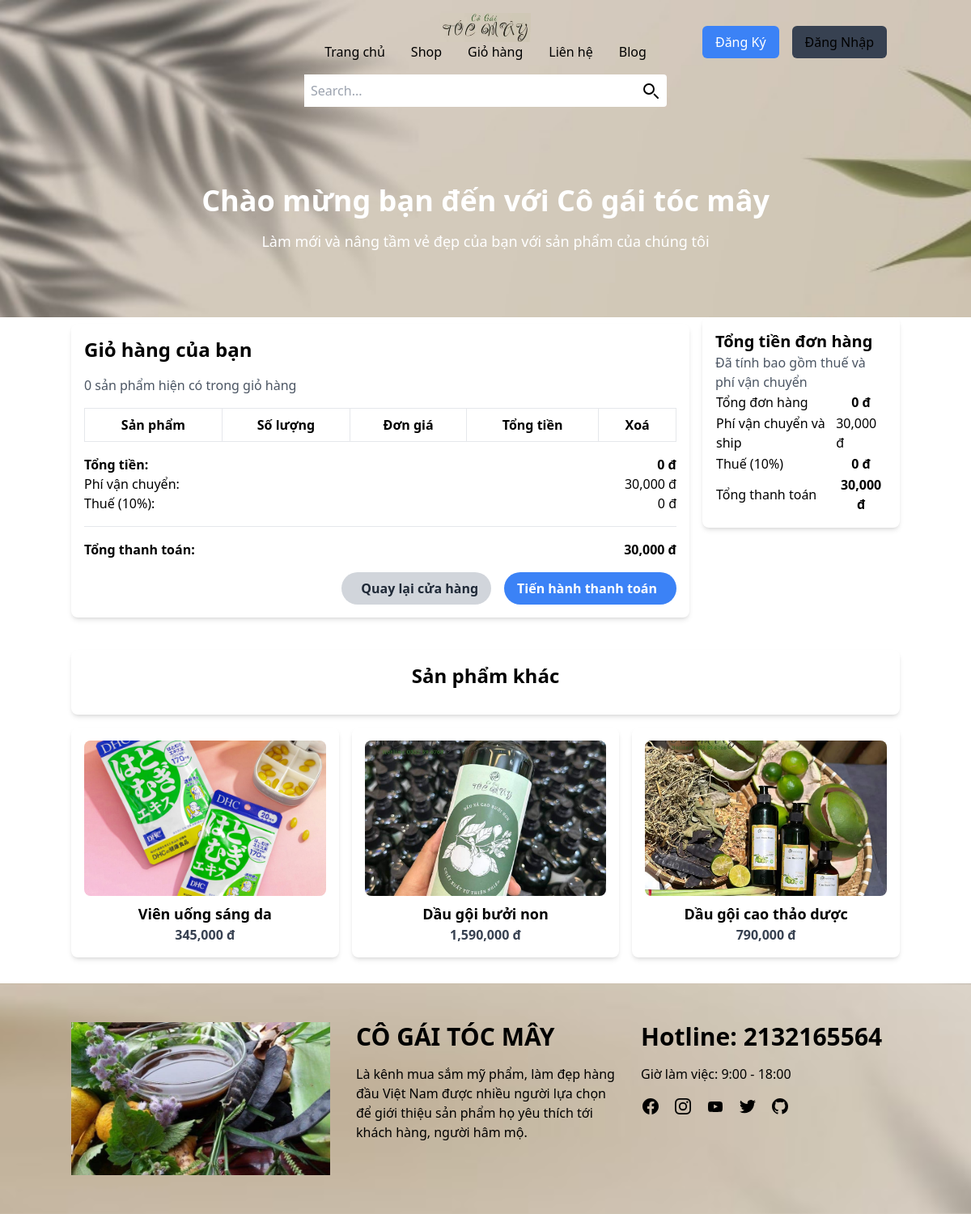
Page /giohang.php on the committed database.
### tables this page shows
CREATE TABLE `products` (
  `product_id` int(10) NOT NULL,
  `p_cat_id` int(10) NOT NULL,
  `cat_id` int(10) NOT NULL,
  `manufacturer_id` int(10) NOT NULL,
  `date` timestamp NOT NULL DEFAULT current_timestamp() ON UPDATE current_timestamp(),
  `product_title` text NOT NULL,
  `product_img` text NOT NULL,
  `product_price` int(10) NOT NULL,
  `product_keywords` text NOT NULL,
  `product_desc` text NOT NULL
);

### functions/functions.php (called while the page is built, shortened)
<?php
function getRealIpUser()
{
    switch (true) {
        default:
            return $_SERVER['REMOTE_ADDR'];
    }
}
        ?>

### giohang.php (the view, shortened to what this page needs)
<?php
include("includes/header.php");
?>
<div id="content" class="container mx-auto">
    <div class="grid grid-cols-12 gap-4">
        <div id="cart" class="col-span-12 lg:col-span-9 my-2">
            <div class="box p-4 bg-white rounded-lg shadow-md">
                <form action="order.php" method="post">
                    <h1 class="text-2xl font-semibold mb-4">Giỏ hàng của bạn</h1>
                    <?php
                    $ip_add = getRealIpUser();
                    $select_cart = "SELECT * FROM cart WHERE ip_add='$ip_add'";
                    $run_cart = mysqli_query($conn, $select_cart);
                    $count = mysqli_num_rows($run_cart);
                    ?>
                    <p class="text-gray-600 mb-4"><?php echo $count; ?> sản phẩm hiện có trong giỏ hàng</p>
                    <div class="table-responsive">
                        <table class="w-full border-collapse border">
                            <thead>
                                <tr>
                                    <th class="border px-4 py-2">Sản phẩm</th>
                                    <th class="border px-4 py-2">Số lượng</th>
                                    <th class="border px-4 py-2">Đơn giá</th>
                                    <th class="border px-4 py-2">Tổng tiền</th>
                                    <th class="border px-4 py-2">Xoá</th>
                                </tr>
                            </thead>
                                <?php
                                $total = 0;
                                ?>
                        </table>
                    </div>
                    <div class="mt-4">
                        <div class="flex justify-between">
                            <span class="font-semibold">Tổng tiền:</span>
                            <span class="font-semibold"><?php echo number_format($total) . ' đ'; ?></span>
                        </div>
                        <div class="flex justify-between">
                            <span>Phí vận chuyển:</span>
                            <span>30,000 đ</span>
                        </div>
                        <div class="flex justify-between">
                            <span>Thuế (10%):</span>
                            <span><?php echo number_format($total * 0.1) . ' đ'; ?></span>
                        </div>
                        <div class="flex justify-between mt-4 border-t pt-4">
                            <span class="font-semibold">Tổng thanh toán:</span>
                            <span class="font-semibold"><?php echo number_format($total * 1.1 + 30000) . ' đ'; ?></span>
                        </div>
                    </div>
                    <div class="flex justify-end mt-4 space-x-4">
                        <a href="cuahang.php" class="btn bg-gray-300 hover:bg-gray-400 text-gray-800 font-bold py-2 px-4 rounded-full">
                            <i class="fa fa-chevron-circle-left mr-2"></i> Quay lại cửa hàng
                        </a>
                        <button type="submit" class="btn bg-blue-500 hover:bg-blue-600 text-white font-bold py-2 px-4 rounded-full">
                            Tiến hành thanh toán <i class="fa fa-chevron-right ml-2"></i>
                        </button>
                    </div>
                </form>
            </div>
        </div>
        <div class="col-span-12 lg:col-span-3">
            <div id="order-summary" class="box p-4 bg-white rounded-lg shadow-md">
                <div class="box-header">
                    <h3 class="text-xl font-semibold">Tổng tiền đơn hàng</h3>
                </div>
                <p class="text-gray-600">Đã tính bao gồm thuế và phí vận chuyển</p>
                <div class="table-responsive">
                    <table class="table w-full">
                        <tbody>
                            <tr>
                                <td> Tổng đơn hàng </td>
                                <th> <?php echo number_format($total) . ' đ'; ?></th>
                            </tr>
                            <tr>
                                <td> Phí vận chuyển và ship </td>
                                <td> 30,000 đ</td>
                            </tr>
                            <tr>
                                <td> Thuế (10%) </td>
                                <th> <?php echo number_format($total * 0.1) . ' đ'; ?> </th>
                            </tr>
                            <tr class="total">
                                <td> Tổng thanh toán </td>
                                <th> <?php echo number_format($total * 1.1 + 30000) . ' đ'; ?> </th>
                            </tr>
                        </tbody>
                    </table>
                </div>
            </div>
        </div>
    </div>
    <div class="grid grid-cols-12 gap-4 mt-8 mb-8">
        <div class="col-span-12">
            <div class="box p-4 bg-white rounded-lg shadow-md">
                <h3 class="text-center text-2xl font-semibold mb-4">Sản phẩm khác</h3>
            </div>
        </div>
        <?php
        $get_products = "SELECT * FROM products ORDER BY RAND() LIMIT 0,3";
        $run_products = mysqli_query($conn, $get_products);
        while ($row_products = mysqli_fetch_array($run_products)) {
            $pro_id = $row_products['product_id'];
            $pro_title = $row_products['product_title'];
            $pro_price = $row_products['product_price'];
            $pro_img = $row_products['product_img'];
        ?>
            <div class="col-span-6 md:col-span-4 lg:col-span-4 xl:col-span-4">
                <div class="box p-4 bg-white rounded-lg shadow-md">
                    <a href="chitiet.php?pro_id=<?php echo $pro_id; ?>">
                        <img src="admin_area/product_images/<?php echo $pro_img; ?>" alt="<?php echo $pro_title; ?>" class="w-full h-48 object-cover mb-2 rounded-lg">
                        <h3 class="text-lg font-semibold text-center"><?php echo $pro_title; ?></h3>
                        <p class="text-center font-bold text-gray-700"><?php echo number_format($pro_price) . ' đ'; ?></p>
                    </a>
                </div>
            </div>
        <?php
        }
        ?>
    </div>
</div>
<?php
include("includes/footer.php");
?>
</body>
</html>

### rows in the picture
products: product_img (picture), product_title "Viên uống sáng da", product_price "345,000"
products: product_img (picture), product_title "Dầu gội bưởi non", product_price "1,590,000"
products: product_img (picture), product_title "Dầu gội cao thảo dược", product_price "790,000"

### other values in the picture
$count "0"
$total "0"
$total * 0.1 "0"
$total * 1.1 + 30000 "30,000"
